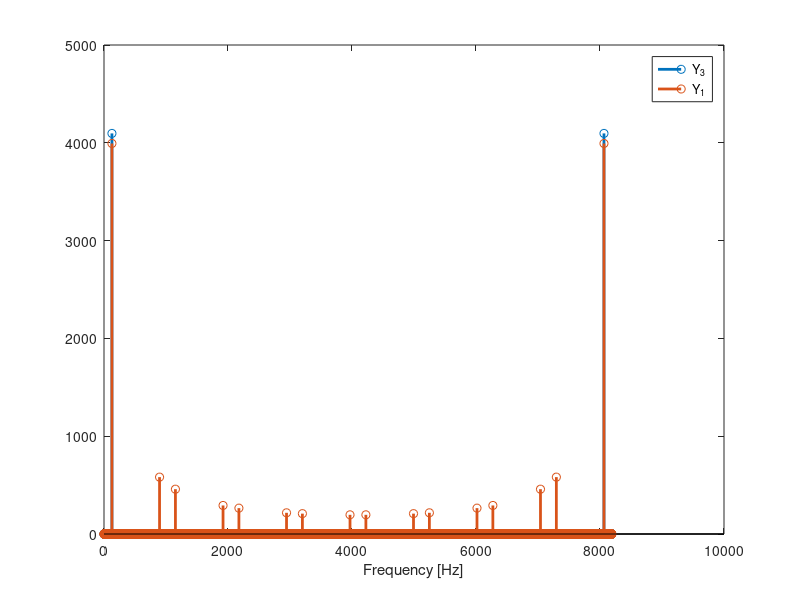
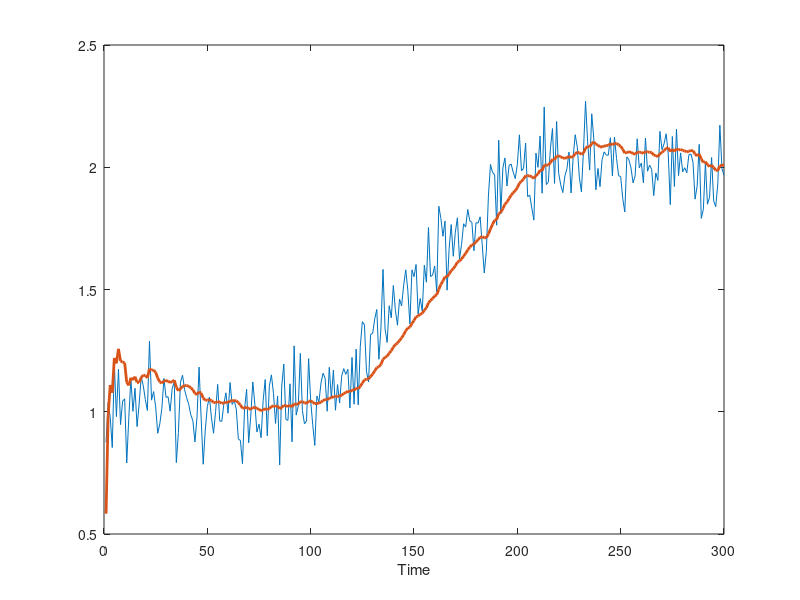
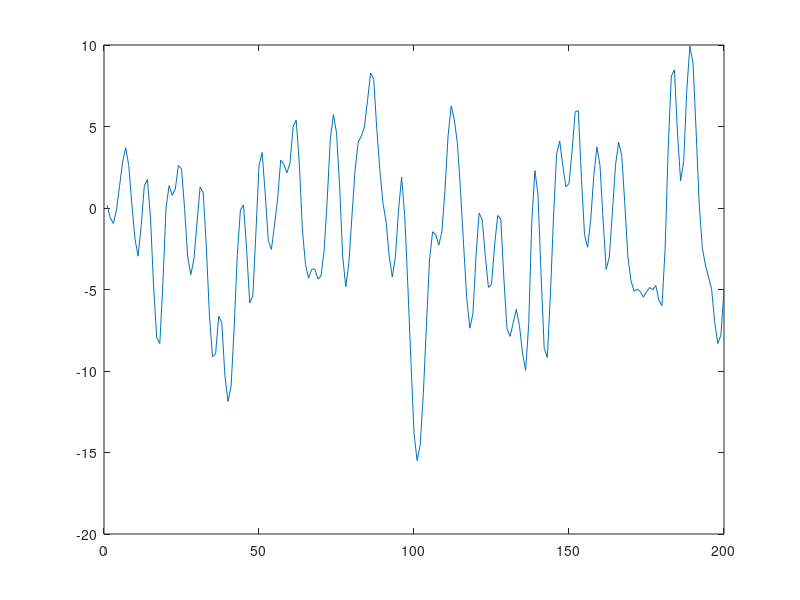

Write MATLAB code to recreate these figures, in order. (Note: this script raises an error after producing the figures.)
%% TSRT78 TENTOR
load Apr11.mat
%%

% --------------------------------- April 11-----------------------------

% 1a)

f0=128;                      % Signal frequency [Hz]
Fs1=8192;                    % Sampling frequency [Hz]
Ts1=1/Fs1;                   % Sampling interval [s]
t1=0:Ts1:1-Ts1;              % 1s time vector
y1=sin(2*pi*f0*t1);
decfactor=8;                 % Decimation factor
t2=t1(1:decfactor:end);
y2=y1(1:decfactor:end);
y3=kron(y2,ones(1,decfactor));

Y1 = abs(fft(y1));
Y3 = abs(fft(y3));
N1 = length(y1);
N3 = length(y3);
Fs3 = Fs1;
Ts3 =1/Fs1;
figure(1);clf
stem(Fs1*(0:1:N1-1)/N1, Y1,'linewidth',2 ); hold on;
stem(Fs1*(0:1:N3-1)/N3, Y3, 'linewidth',2); hold off
xlabel('Frequency [Hz]')
legend('Y_3','Y_1','location','best')


% b) Improve the reconstruction using filtering.
% all distorsion are above the the frequency 128Hz, which are the one we
% want. Thus lowpass filtering will help
%
[b,a] = butter(8,2*f0/(Fs3/2));
filteredy3 = filter(b,a,y3);
% figure(2); clf
% plot(t1,y1,'-',t1,filteredy3,'-.');

% c) downsample y3

y3down = y3(1:decfactor:end);
y4 = kron(y3down,ones(1,decfactor));
Y4 = abs(fft(y4));
N4 = length(y4);
Fs4 = Fs1;
Ts4 = 1/Fs4;
% figure(3);clf
% plot(Fs1*(0:1:N1-1)/N1, Ts1*Y1,Fs4*(0:1:N4-1)/N4, Ts4*Y4,'linewidth',2 );

% This is easy to understand, since decimation of y3 by a factor of 8 will return a signal identical to y2.
% Since y2 was a sampling, at sampling frequency 8192/8 = 1024 Hertz, of a signal with frequency 128 Hertz,
% there is no folding since 1024/2 = 512>128


%%


% --------------------------------- April 11-----------------------------
%% 2
clearvars
load Aug11.mat
%%
% a)
A = eye(2);
B = eye(2);
R = 1;
Q = 1e-7*eye(2);
x0 =[0;0];
xt = x0;
P0 = eye(2);
P = P0;
N = length(ykf);
yhat = zeros(1,N);
for t = 1:N
    C = [1 t];
    S = C*P*C' + R;
    K = P*C'*inv(S);
    %P = A*(P - K*C*P)*A' + Q;
    P = P - K*S*K';
    xt = A*xt + K*(ykf(t)-C*xt);
    yhat(t) = C*xt;
    xt = A*xt;
    P = A*P*A' + Q;
end

% Plot the results
figure(4)
plot(1:N,ykf,1:N,yhat,'linewidth',2)
xlabel('Time')

%% 3)

figure(5)
plot(1:length(ymodel),ymodel)

% look on how many ups it has and multiply with 2 due to complex conjugate
% pairs.
YMODEL = abs(fft(ymodel));
% figure(6)
% plot(YMODEL)

N = length(ymodel);
est = ymodel(1:N/2);
val = ymodel(N/2 +1: N);
Ne = length(est);
Nv = length(val);
for k = 1:10
    modelorder = ar(est,k);
    lossest(k) = 1/Ne*sum(pe(modelorder,est).^2);
    lossval(k) = 1/Ne*sum(pe(modelorder,val).^2);
end

figure(7); clf
plot(1:length(lossest),lossest,'-',1:length(lossval),lossval,'--')
% the knee appears at n = 4, so the model order is 4;

%% --------------------------------- Dec 11-----------------------------
clearvars
load Dec11.mat
%%
% 1)
% a)
f0=30;
N=500;
t=(0:N-1)';
T=1/1000;
s=sin(2*pi*f0*t*T)+0.5*sin(2*pi*0.95*f0*t*T);
y=s+0.1*randn(N,1);

Y = abs(fft(y));

figure(8);clf
plot((0:length(Y)-1)/(T*length(Y)),Y)
xlabel('Frequency  [Hz]')

% we cannot recover both frequencies due to the spearation between them are
% smaller than the frequency resolution

%% b)
B = 1;
A = [1 0.3 -0.4 0.25 0.2];
s2 = 0.5;                     % Noise variance
e = sqrt(s2)*randn(1000,1);
y = filter(B,A,e);

Y =abs(fft(y));
figure(9); clf
% plot(0:length(Y)-1,Y)
bode(etfe(y))

%% 2 b)

numerator = [0 1.5 -0.6];
denominator = [1 -1 0.16];

G = tf(numerator,denominator,'Ts',1,'Variable', 'z^-1'); % transfer function

stateG = ss(G); %state space model
A = stateG.a; B = stateG.b; C= stateG.c; Q = 1;

pi_bar = dlyap(A,B*Q*B');

R_yy = C*A*pi_bar*C'; % covariance function???

%% 4
b = [1 -5.2 1];
a = [1 -3.1 1 0];
[R,P,K] = residue(b,a);

%% ---------------------------------Aug 12----------------------------
load blickdata.mat
%%
% 1)

t=(0:999)';
y=1./(sin(0.1*t)+2)+0.01*randn(size(t));

% a)
N = length(y);
Ts = 1;
ypadd = [y;zeros(7*1024-N,1)];
nonparm = abs(fft(ypadd));
figure(1); clf
Ylength = length(ypadd);
%plot((0:N-1)/(N*Ts),nonparm); xlabel('Frequency [Hz]'); %axis([-0.05 1 -10 300]);
plot((0:Ylength-1)/(Ylength*Ts),nonparm); xlabel('Frequency [Hz]'); axis([-0.05 1 -10 300]);

% b)  modelbased Ar(n)
y = detrend(y,'constant');
est = y(1:N/2);
Ne= length(est);
val = y(N/2+1:end);
Nv = length(val);

% for ii = 1:200
%     artmp = ar(est,ii);
%     lossest(ii) = 1/Ne*sum(pe(est,artmp).^2);
%     lossval(ii) = 1/Ne*sum(pe(val,artmp).^2);
% end

th = ar(y,2*30);
bode(th)
freqencies = angle(roots(th.a))/(2*pi*Ts);
figure(2); clf
plot(0:length(lossest)-1,lossest,'-',0:length(lossval)-1,lossval,'--')
legend('estimation', 'validation')

% detrend the DC component to get good results, the model order is 6 which
% can be obtained from the loss function or by just looking at the fft, 3
% peaks means order 6

%% 2)

% a) 
num = [0 0 1/2];
den = [1 5/2 1];
[r,p,k] = residue(num,den);

%% 4

load blickdata
plot(data2(:,2),data2(:,3))

%% ---------------------------------Dec 12----------------------------

% 1a)

% The forgetting factor balances the accuracy and the adaptation speed of the RLS algorithm. 
% This as the forgetting factor controls the number of observations to take into account. 
% So a large number of observations gives high static accuracy as it mitigates the noise but then fails to adapt to sudden parameter changes

% 1b)
% ccirc = ifft(fft(xpad).*fft(ypad));
 x = [0,0,1,0,1,0,0];
 y = [1,2,3,4,5,6,7];
ccirc = ifft(fft(x).*fft(y));

% ans = [10 12 7 9 4 6 8]

% 1d) 
Ts = 1;
Fs = 1/Ts;
y1 = kron((-1).^(1:20),ones(1,6))';
Y1 = abs(fft(y1));

figure(2);clf
subplot(3,1,1); plot(y1); xlabel('time'); ylabel('signal');
subplot(3,1,2); plot(Fs*(0:length(y1)-1)/length(y1),Y1); xlabel('freq. [Hz]'); ylabel('Amplitude');
[b,a ] = butter(2,[0.2250/(Fs/2) 0.2750/(Fs/2)], 'bandpass');
y1filtered = filter(b,a,y1);

subplot(3,1,3); plot(y1filtered);  xlabel('time'); ylabel('signal');
%% 2
a1=[1 -3.4 4.85 -3.4 1];
a2=conv([1 -1.4 0.999],[1 -1.8 0.999]);
N=10000;
y2=filter(1,a1,zeros(N,1),[1;0;0;0])+filter(1,a2,randn(N,1));
T = 1;
fs = 1/T;
% a) nonparametric

Y2 = abs(fft(y2));
figure(2);clf
plot(fs*(0:length(y2)-1)/length(y2),Y2);
% three peaks
% b) AR model

est = y2(1:2*N/3);
Ne = length(est);
val = y2(2*N/3+1:end);
Nv = length(val);
% lossfunction
% 
for ii = 1:20
    artmp = ar(est,ii);
    lossest(ii) = 1/Ne*sum(pe(est,artmp).^2);
    lossval(ii) = 1/Nv*sum(pe(val,artmp).^2);
end
lossfunc = [];
for p = 1:20
    m = arx(est,p);
    yp = predict(val,m,1);
    lossfunc(p) = mean((val-yp).^2);
end
figure(3); clf
plot(lossfunc); xlabel('modelorder (p)'); ylabel('loss function'); 
plot(0:length(lossest)-1,lossest,'-',0:length(lossval)-1,lossval,'--')

%% ---------------------------------------MAr13-------------------------
clearvars;
load Mar13.mat
%%

% 1)
Na = 150;
T = 0.2;
fs = 1/T;
t = 0:Na-1;
e = randn(1,Na)*0.1;
y = sin(t*T) + sin(1.2*t*T) + e;

Y = fft(y);
figure(1); clf
plot(fs*(0:Na-1)/Na, abs(Y));
xlabel('Frequency [Hz]');
title('Leakage casuse the two sinuses to look like one');

% b) 
Yb = fft([y zeros(1,1024-Na)]);
Nb = length(Yb);
figure(2)
plot(fs*(0:Nb-1)/Nb, abs(Yb)); xlabel('Frequency [Hz]');
title('Zero padd to make the two sinuses appear');

% %c)
% Nc = 400;
% t = 0:Nc-1;
% ec = randn(1,Nc)*0.1;
% yc = sin(t*T) + sin(1.2*t*T) + ec;
% data = iddata(y,[],T);
% per_data = etfe(data);
% figure(2)
% bode(per_data)

%% 2
% a)

[r,p,k] = residue([0 0 1],[-0.6 2.36 -0.6]);

%% 3

N = length(y);
theta = zeros(1,N);
Q = 0.001;
R = 1;
P = 1;
theta(:,1)=0;
%kalman adaptive

for i = 2:N
    phi = -y(i-1);
    K = P*phi./(R + phi'*P*phi);
    P = P - K*phi'*P+ Q;
    %P = P- P*phi*phi'*P/(R + phi'*P*phi) + Q;
    thetatmp = theta(:,i-1)+K*(y(i)-phi'*theta(:,i-1));
    theta(:,i) = thetatmp;
end

figure(1); clf;
plot(theta,'r'); title('Kalmanfiltering'); ylabel('theta'); xlabel('sample')


%% ---------------------------------------Jan14-------------------------
clearvars;
load Jan14.mat

%%

